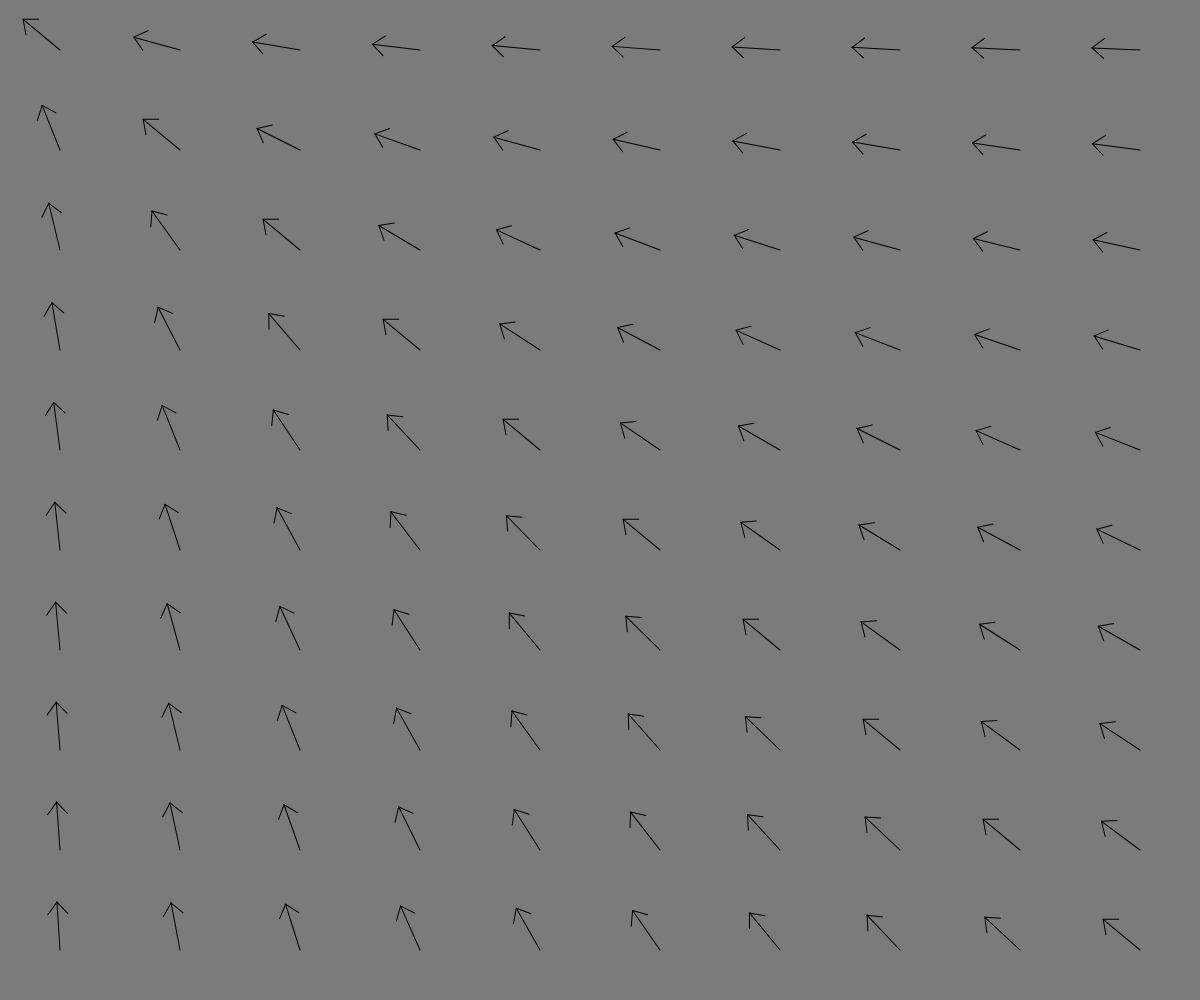
Frame 1 (no input)
Frame 60 (no input): identical to frame 1, image omitted
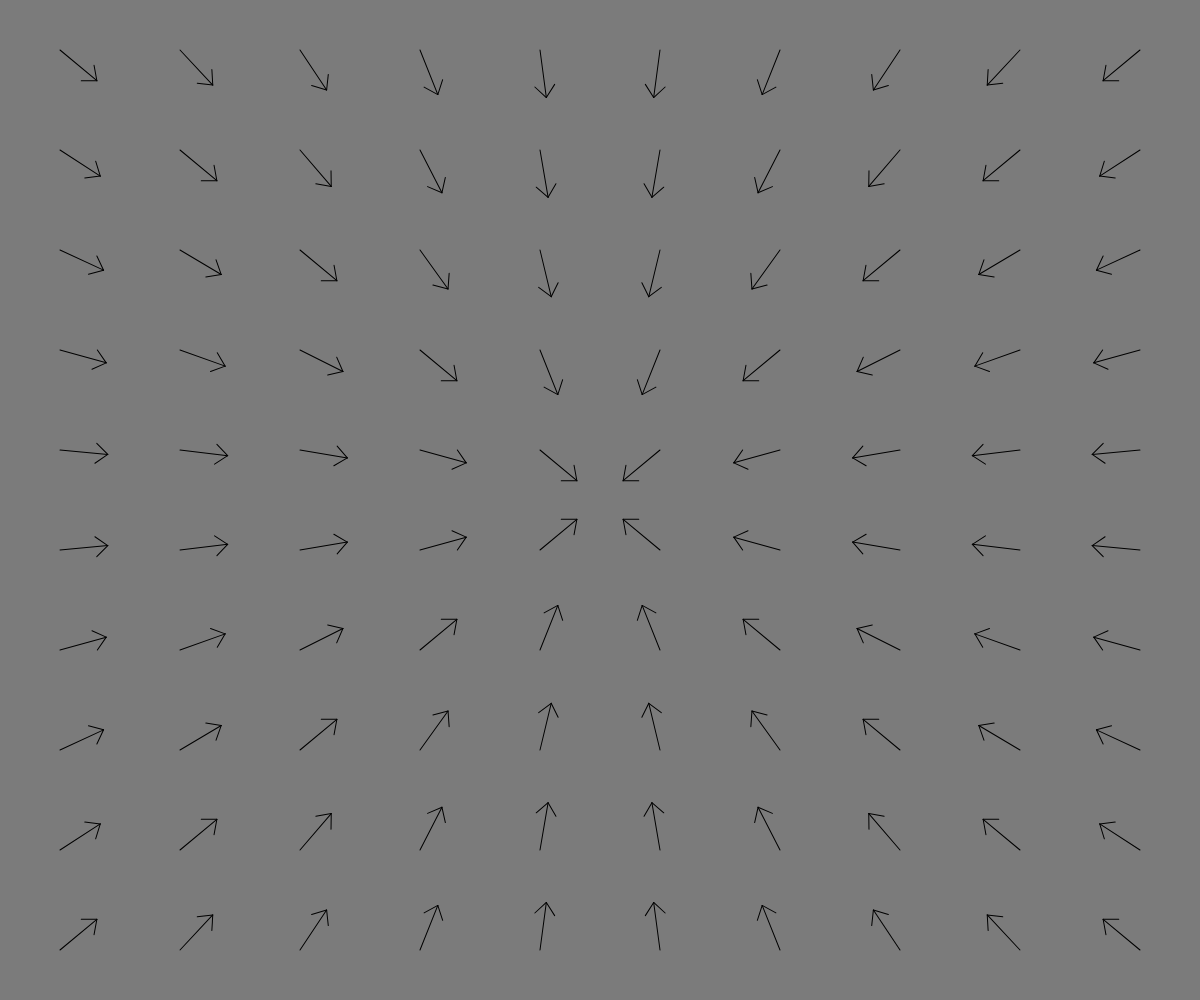
Frame 120 (the mouse pressed at the canvas centre since frame 60)

The p5.js sketch that drew these frames (run headless with seeded random() and noise() and a simulated clock; from frame 60 on, the mouse is pressed at the canvas centre):

// p5.js sketch
// ── sketch.js
function setup() {
    createCanvas(windowWidth, windowHeight);
  }
  
  function draw() {
    background(123);
  
    let rows = 10;
    let cols = 10;
    let cellWidth = width / cols;
    let cellHeight = height / rows;
  
    for (let y = 0; y < rows; y++) {
      for (let x = 0; x < cols; x++) {
        let posX = x * cellWidth + cellWidth / 2;
        let posY = y * cellHeight + cellHeight / 2;
  
        let angle = atan2(mouseY - posY, mouseX - posX);
        
        push(); // Save the current drawing state
        translate(posX, posY);
        rotate(angle); // Rotate the arrow towards the cursor
        
        // Draw arrow shape
        line(0, 0, cellWidth * 0.4, 0);
        line(cellWidth * 0.4, 0, cellWidth * 0.3, -cellHeight * 0.1);
        line(cellWidth * 0.4, 0, cellWidth * 0.3, cellHeight * 0.1);
        
        pop(); // Restore the previous drawing state
      }
    }
  }
  
  
